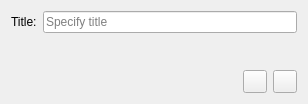
<?xml version="1.0" encoding="UTF-8"?>
<ui version="4.0">
 <class>NovelCreationDialog</class>
 <widget class="QDialog" name="NovelCreationDialog">
  <property name="geometry">
   <rect>
    <x>0</x>
    <y>0</y>
    <width>308</width>
    <height>104</height>
   </rect>
  </property>
  <property name="windowTitle">
   <string>Add new novel</string>
  </property>
  <layout class="QVBoxLayout" name="verticalLayout">
   <item>
    <layout class="QFormLayout" name="formLayout">
     <item row="0" column="0">
      <widget class="QLabel" name="label">
       <property name="text">
        <string>Title:</string>
       </property>
      </widget>
     </item>
     <item row="0" column="1">
      <widget class="QLineEdit" name="lineTitle">
       <property name="maximumSize">
        <size>
         <width>16777215</width>
         <height>16777215</height>
        </size>
       </property>
       <property name="placeholderText">
        <string>Specify title</string>
       </property>
      </widget>
     </item>
    </layout>
   </item>
   <item>
    <spacer name="verticalSpacer">
     <property name="orientation">
      <enum>Qt::Vertical</enum>
     </property>
     <property name="sizeHint" stdset="0">
      <size>
       <width>20</width>
       <height>40</height>
      </size>
     </property>
    </spacer>
   </item>
   <item>
    <layout class="QHBoxLayout" name="horizontalLayout">
     <item>
      <spacer name="horizontalSpacer">
       <property name="orientation">
        <enum>Qt::Horizontal</enum>
       </property>
       <property name="sizeHint" stdset="0">
        <size>
         <width>40</width>
         <height>20</height>
        </size>
       </property>
      </spacer>
     </item>
     <item>
      <widget class="QToolButton" name="btnCancel">
       <property name="cursor">
        <cursorShape>PointingHandCursor</cursorShape>
       </property>
       <property name="text">
        <string/>
       </property>
       <property name="shortcut">
        <string>Esc</string>
       </property>
      </widget>
     </item>
     <item>
      <widget class="QToolButton" name="btnConfirm">
       <property name="cursor">
        <cursorShape>PointingHandCursor</cursorShape>
       </property>
       <property name="text">
        <string/>
       </property>
       <property name="shortcut">
        <string>Return</string>
       </property>
      </widget>
     </item>
    </layout>
   </item>
  </layout>
 </widget>
 <resources/>
 <connections/>
</ui>
